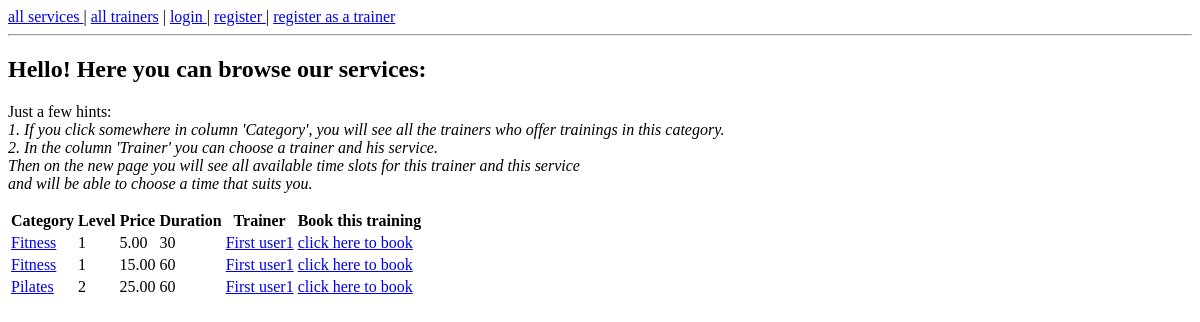
The page /service/ on the database as committed earlier.
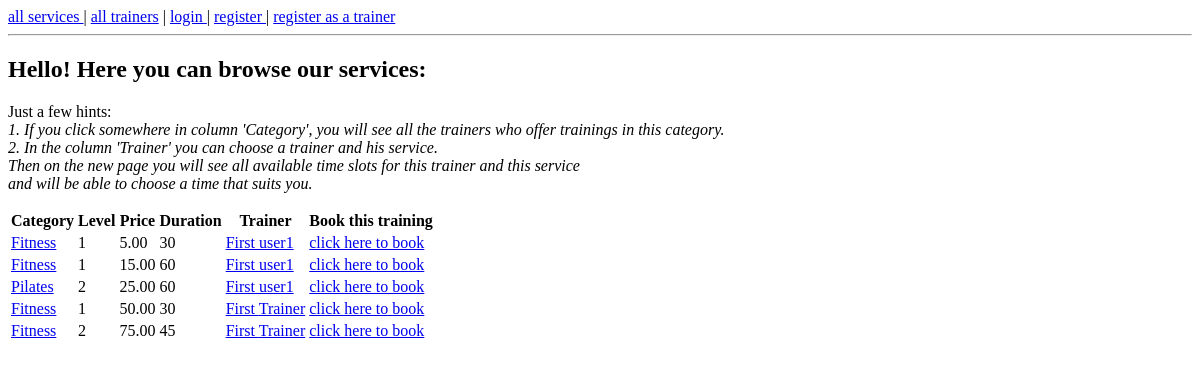
The same page on the database as committed later.
### trainer/models.py (models this page shows, shortened)
class Service(models.Model):
    category = models.ForeignKey(Category, on_delete=models.CASCADE)
    trainer = models.ForeignKey(User, on_delete=models.CASCADE)
    price = models.DecimalField(max_digits=5, decimal_places=2)
    level = models.IntegerField()
    duration = models.IntegerField()

class Category(models.Model):
    name = models.TextField()

### trainer/views.py (the view, shortened to what this page needs)
# urls.py: path('service/', trainer.views.service_page, name='trainer_service'),
def service_page(request):
    if request.method == "GET":
        services = trainer.models.Service.objects.all()
        return render(request, 'services.html', {'services':services})

### templates/services.html (shortened to what this page needs)
<!DOCTYPE html>
<html lang="en">
<head>
</head>
{% include 'menu.html' %}
<body>
    <h2>Hello! Here you can browse our services:</h2>
    <p>Just a few hints:<i><br>
        1. If you click somewhere in column 'Category', you will see all the trainers who offer trainings in this category.<br>
        2. In the column 'Trainer' you can choose a trainer and his service.<br>
           Then on the new page you will see all available time slots for this trainer and this service<br>
           and will be able to choose a time that suits you.
                        </i>
    </p>
    <table>
        <tr>
            <th>Category</th>
            <th>Level</th>
            <th>Price</th>
            <th>Duration</th>
            <th>Trainer</th>
            <th>Book this training</th>
        </tr>
        {% for service in services %}
            <tr>
                <td><a href="/trainer/category/{{ service.category.id }}">{{ service.category.name }}</a></td>
                <td>{{ service.level }}</td>
                <td>{{ service.price }}</td>
                <td>{{ service.duration }}</td>
                <td><a href="/trainer/{{ service.trainer.id }}"> {{ service.trainer.first_name }} {{ service.trainer.last_name }} </a></td>
                <td><a href="/trainer/{{ service.trainer.id }}/{{ service.id }}">click here to book </a></td>
               </tr>
        {% endfor %}
    </table>
</body>
</html>

Rows that differ between the two databases and show on the page:
added Service: category.name "Fitness", level "1", price "50.00", duration "30", trainer.first_name "First", trainer.last_name "Trainer"
added Service: category.name "Fitness", level "2", price "75.00", duration "45", trainer.first_name "First", trainer.last_name "Trainer"
